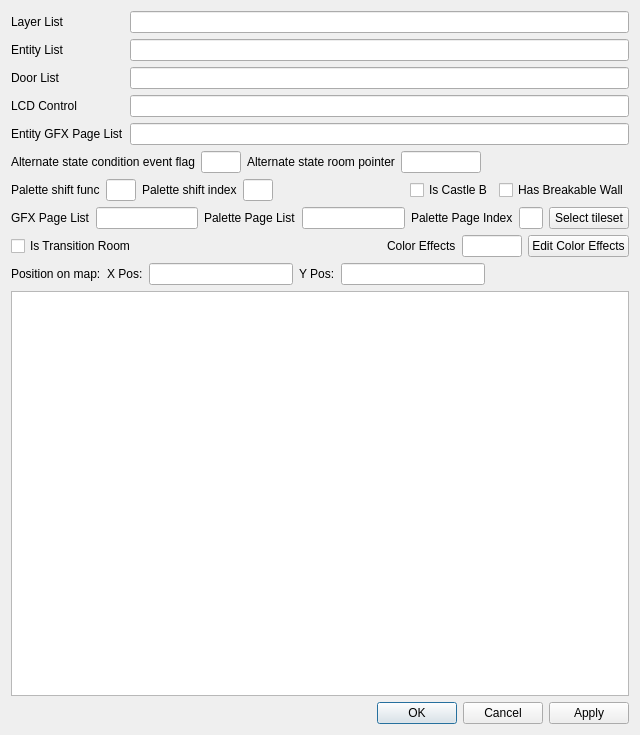
<?xml version="1.0" encoding="UTF-8"?>
<ui version="4.0">
 <class>RoomEditor</class>
 <widget class="QDialog" name="RoomEditor">
  <property name="geometry">
   <rect>
    <x>0</x>
    <y>0</y>
    <width>640</width>
    <height>735</height>
   </rect>
  </property>
  <property name="windowTitle">
   <string>Room Properties Editor</string>
  </property>
  <layout class="QVBoxLayout" name="verticalLayout">
   <item>
    <layout class="QFormLayout" name="formLayout">
     <property name="fieldGrowthPolicy">
      <enum>QFormLayout::AllNonFixedFieldsGrow</enum>
     </property>
     <item row="0" column="0">
      <widget class="QLabel" name="label_2">
       <property name="text">
        <string>Layer List</string>
       </property>
      </widget>
     </item>
     <item row="0" column="1">
      <widget class="QLineEdit" name="layer_list"/>
     </item>
     <item row="1" column="0">
      <widget class="QLabel" name="label_7">
       <property name="text">
        <string>Entity List</string>
       </property>
      </widget>
     </item>
     <item row="1" column="1">
      <widget class="QLineEdit" name="entity_list"/>
     </item>
     <item row="2" column="0">
      <widget class="QLabel" name="label_8">
       <property name="text">
        <string>Door List</string>
       </property>
      </widget>
     </item>
     <item row="2" column="1">
      <widget class="QLineEdit" name="door_list"/>
     </item>
     <item row="3" column="1">
      <widget class="QLineEdit" name="lcd_control"/>
     </item>
     <item row="4" column="1">
      <widget class="QLineEdit" name="entity_gfx_page_list"/>
     </item>
     <item row="3" column="0">
      <widget class="QLabel" name="label_9">
       <property name="text">
        <string>LCD Control</string>
       </property>
      </widget>
     </item>
     <item row="4" column="0">
      <widget class="QLabel" name="label_14">
       <property name="text">
        <string>Entity GFX Page List</string>
       </property>
      </widget>
     </item>
    </layout>
   </item>
   <item>
    <layout class="QHBoxLayout" name="horizontalLayout_3">
     <item>
      <widget class="QLabel" name="label_12">
       <property name="text">
        <string>Alternate state condition event flag</string>
       </property>
      </widget>
     </item>
     <item>
      <widget class="QLineEdit" name="alternate_state_event_flag">
       <property name="maximumSize">
        <size>
         <width>40</width>
         <height>16777215</height>
        </size>
       </property>
      </widget>
     </item>
     <item>
      <widget class="QLabel" name="label_13">
       <property name="text">
        <string>Alternate state room pointer</string>
       </property>
      </widget>
     </item>
     <item>
      <widget class="QLineEdit" name="alternate_state_room_pointer">
       <property name="maximumSize">
        <size>
         <width>80</width>
         <height>16777215</height>
        </size>
       </property>
      </widget>
     </item>
     <item>
      <spacer name="horizontalSpacer_2">
       <property name="orientation">
        <enum>Qt::Horizontal</enum>
       </property>
       <property name="sizeHint" stdset="0">
        <size>
         <width>40</width>
         <height>20</height>
        </size>
       </property>
      </spacer>
     </item>
    </layout>
   </item>
   <item>
    <layout class="QHBoxLayout" name="horizontalLayout_4">
     <item>
      <widget class="QLabel" name="label_15">
       <property name="text">
        <string>Palette shift func</string>
       </property>
      </widget>
     </item>
     <item>
      <widget class="QLineEdit" name="palette_shift_func">
       <property name="maximumSize">
        <size>
         <width>30</width>
         <height>16777215</height>
        </size>
       </property>
      </widget>
     </item>
     <item>
      <widget class="QLabel" name="label_16">
       <property name="text">
        <string>Palette shift index</string>
       </property>
      </widget>
     </item>
     <item>
      <widget class="QLineEdit" name="palette_shift_index">
       <property name="maximumSize">
        <size>
         <width>30</width>
         <height>16777215</height>
        </size>
       </property>
      </widget>
     </item>
     <item>
      <spacer name="horizontalSpacer_3">
       <property name="orientation">
        <enum>Qt::Horizontal</enum>
       </property>
       <property name="sizeHint" stdset="0">
        <size>
         <width>40</width>
         <height>20</height>
        </size>
       </property>
      </spacer>
     </item>
     <item>
      <widget class="QCheckBox" name="is_castle_b">
       <property name="text">
        <string>Is Castle B</string>
       </property>
      </widget>
     </item>
     <item>
      <widget class="QCheckBox" name="has_breakable_wall">
       <property name="text">
        <string>Has Breakable Wall</string>
       </property>
      </widget>
     </item>
    </layout>
   </item>
   <item>
    <layout class="QHBoxLayout" name="horizontalLayout_2">
     <item>
      <widget class="QLabel" name="label_3">
       <property name="text">
        <string>GFX Page List</string>
       </property>
      </widget>
     </item>
     <item>
      <widget class="QLineEdit" name="gfx_page_list"/>
     </item>
     <item>
      <widget class="QLabel" name="label_4">
       <property name="text">
        <string>Palette Page List</string>
       </property>
      </widget>
     </item>
     <item>
      <widget class="QLineEdit" name="palette_page_list"/>
     </item>
     <item>
      <widget class="QLabel" name="label_6">
       <property name="text">
        <string>Palette Page Index</string>
       </property>
      </widget>
     </item>
     <item>
      <widget class="QLineEdit" name="palette_page_index">
       <property name="maximumSize">
        <size>
         <width>30</width>
         <height>16777215</height>
        </size>
       </property>
      </widget>
     </item>
     <item>
      <widget class="QPushButton" name="select_tileset_button">
       <property name="text">
        <string>Select tileset</string>
       </property>
      </widget>
     </item>
    </layout>
   </item>
   <item>
    <layout class="QHBoxLayout" name="horizontalLayout_5">
     <item>
      <widget class="QCheckBox" name="is_transition_room">
       <property name="text">
        <string>Is Transition Room</string>
       </property>
      </widget>
     </item>
     <item>
      <spacer name="horizontalSpacer_4">
       <property name="orientation">
        <enum>Qt::Horizontal</enum>
       </property>
       <property name="sizeHint" stdset="0">
        <size>
         <width>40</width>
         <height>20</height>
        </size>
       </property>
      </spacer>
     </item>
     <item>
      <widget class="QLabel" name="label_5">
       <property name="text">
        <string>Color Effects</string>
       </property>
      </widget>
     </item>
     <item>
      <widget class="QLineEdit" name="color_effects">
       <property name="maximumSize">
        <size>
         <width>60</width>
         <height>16777215</height>
        </size>
       </property>
      </widget>
     </item>
     <item>
      <widget class="QPushButton" name="edit_color_effects_button">
       <property name="text">
        <string>Edit Color Effects</string>
       </property>
      </widget>
     </item>
    </layout>
   </item>
   <item>
    <layout class="QHBoxLayout" name="horizontalLayout">
     <item>
      <widget class="QLabel" name="label">
       <property name="text">
        <string>Position on map:</string>
       </property>
      </widget>
     </item>
     <item>
      <widget class="QLabel" name="label_10">
       <property name="text">
        <string>X Pos:</string>
       </property>
      </widget>
     </item>
     <item>
      <widget class="QLineEdit" name="map_x_pos"/>
     </item>
     <item>
      <widget class="QLabel" name="label_11">
       <property name="text">
        <string>Y Pos:</string>
       </property>
      </widget>
     </item>
     <item>
      <widget class="QLineEdit" name="map_y_pos"/>
     </item>
     <item>
      <spacer name="horizontalSpacer">
       <property name="orientation">
        <enum>Qt::Horizontal</enum>
       </property>
       <property name="sizeHint" stdset="0">
        <size>
         <width>40</width>
         <height>20</height>
        </size>
       </property>
      </spacer>
     </item>
    </layout>
   </item>
   <item>
    <widget class="QGraphicsView" name="map_graphics_view">
     <property name="minimumSize">
      <size>
       <width>520</width>
       <height>390</height>
      </size>
     </property>
    </widget>
   </item>
   <item>
    <widget class="QDialogButtonBox" name="buttonBox">
     <property name="standardButtons">
      <set>QDialogButtonBox::Apply|QDialogButtonBox::Cancel|QDialogButtonBox::Ok</set>
     </property>
    </widget>
   </item>
  </layout>
 </widget>
 <resources/>
 <connections/>
</ui>
